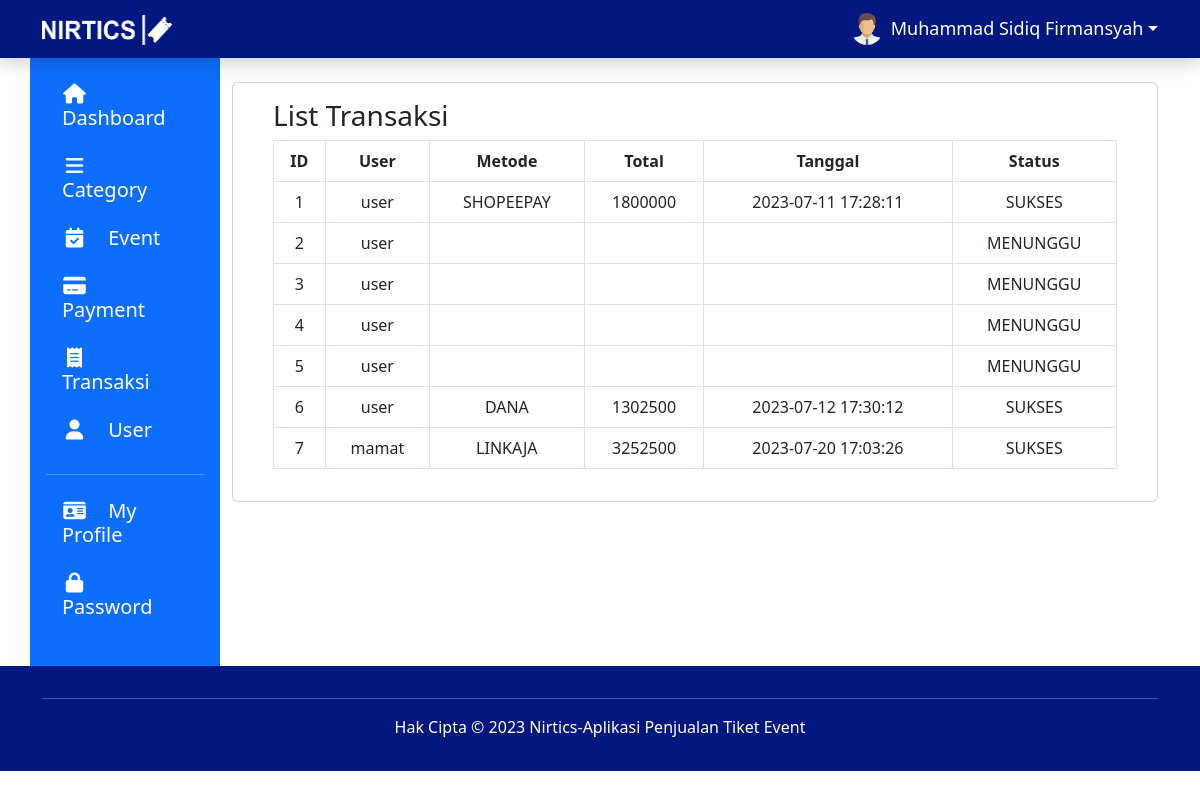
The page /admin/transaksi.php (signed in) on the database its author committed.
### tables this page shows
CREATE TABLE `user` (
  `id_user` int(5) NOT NULL,
  `fullname` varchar(100) NOT NULL,
  `username` varchar(100) NOT NULL,
  `email` varchar(100) NOT NULL,
  `no_hp` varchar(15) DEFAULT NULL,
  `foto` varchar(100) DEFAULT 'default.png',
  `password` varchar(100) NOT NULL,
  `date_join` datetime DEFAULT NULL,
  `level` enum('admin','user') DEFAULT NULL
);

CREATE TABLE `transaksi` (
  `id_transaksi` int(5) NOT NULL,
  `id_user` int(5) DEFAULT NULL,
  `id_metode` int(5) DEFAULT NULL,
  `tanggal` datetime DEFAULT NULL,
  `total` decimal(12,0) DEFAULT NULL,
  `status` enum('SUKSES','MENUNGGU','GAGAL') DEFAULT NULL
);

CREATE TABLE `metode_pembayaran` (
  `id_metode` int(5) NOT NULL,
  `nama` varchar(100) NOT NULL,
  `biaya` decimal(10,0) NOT NULL
);

### admin/transaksi.php (the view, shortened to what this page needs)
<?php
$id = $_SESSION['id'];
if (!empty($_SESSION['status'])) {
    include "layout/header.php";
?>
    <main>
        <div class="container" style="min-height: 76vh;">
            <div class="row" text-center mb-3>
                <?php include "sidebar.php" ?>
                <div class="col-lg-10 mt-4">
                    <?php
                    include "../lib/koneksi.php";
                    $sql = "SELECT * FROM transaksi left join user using(id_user) left join metode_pembayaran using(id_metode);";
                    $result = mysqli_query($link, $sql);
                    ?>
                    <div class="container">
                        <div class="row">
                            <div class="card">
                                <div class="card-body">
                                    <div class="container">
                                        <div class="row">
                                            <h3>List Transaksi</h3>
                                            <div class="col">
                                                <table class="table table-bordered">
                                                    <thead>
                                                        <tr class="text-center">
                                                            <th>ID</th>
                                                            <th>User</th>
                                                            <th>Metode</th>
                                                            <th>Total</th>
                                                            <th>Tanggal</th>
                                                            <th>Status</th>
                                                        </tr>
                                                    </thead>
                                                    <tbody>
                                                        <?php while ($row = mysqli_fetch_assoc($result)) { ?>
                                                            <tr class="text-center">
                                                                <td><?php echo $row['id_transaksi']; ?></td>
                                                                <td><?php echo $row['username']; ?></td>
                                                                <td><?php echo $row['nama']; ?></td>
                                                                <td><?php echo $row['total']; ?></td>
                                                                <td><?php echo $row['tanggal']; ?></td>
                                                                <td class="text-center"><?php echo $row['status'] ?></td>
                                                            </tr>
                                                        <?php } ?>
                                                    </tbody>
                                                </table>
                                            </div>
                                        </div>
                                    </div>
                                </div>
                            </div>
                        </div>
                    </div>
                </div>
            </div>
        </div>
    </main>
<?php
    include "layout/footer.php";
} else {
    header('Location: ../login.php');
}
?>

### admin/layout/header.php (shortened to what this page needs)
<!DOCTYPE html>
<html lang="en">
<head>
    <link rel="stylesheet" href="layout/stylesheet.css" type="text/css" />
    <link rel="stylesheet" link href="https://cdn.jsdelivr.net/npm/bootstrap@5.3.0/dist/css/bootstrap.min.css">
    <link rel="stylesheet" href="https://cdnjs.cloudflare.com/ajax/libs/font-awesome/6.4.0/css/all.min.css">
</head>
<body>
    <header>
        <?php include "../lib/koneksi.php";
        $query = mysqli_query($link, "SELECT * FROM user where id_user = '$id'");
        $data = mysqli_fetch_assoc($query);
        ?>
        <nav class="navbar navbar-expand-lg navbar-dark shadow">
            <div class="container">
                <a class="navbar-brand col-ms-3" href="dashboard.php">
                    <img src="../assets/logo.png" width="130" height="30">
                </a>
                <div class="collapse navbar-collapse justify-content-end" id="navbarNav">
                    <ul class="navbar-nav">
                        <li class="nav-item my-auto">
                            <div class="dropdown">
                                <a href="#" class="d-flex align-items-center text-white text-decoration-none dropdown-toggle" id="avatar" data-bs-toggle="dropdown" aria-expanded="false">
                                    <img src="../assets/<?php echo $data['foto'] ?>" alt="" width="32" height="32" class="rounded-circle me-2">
                                    <?php echo $data['fullname'] ?>
                                </a>
                            </div>
                        </li>
                    </ul>
                </div>
            </div>
        </nav>
    </header>

### admin/layout/stylesheet.css (style rules this page uses)
.navbar { background-color: #021780; font-size: large; font-weight: 400; }
.navbar .nav-item { padding-left: 1rem; }

### admin/layout/header.php (style rules this page uses)
body { font-family: 'Segoe UI', sans-serif; }

### rows shown on the page
user: foto (placeholder picture), fullname "Muhammad Sidiq Firmansyah"
transaksi: id_transaksi "1", id_user.username "user", id_metode.nama "SHOPEEPAY", total "1800000", tanggal "2023-07-11 17:28:11", status "SUKSES"
transaksi: id_transaksi "2", id_user.username "user", status "MENUNGGU"
transaksi: id_transaksi "3", id_user.username "user", status "MENUNGGU"
transaksi: id_transaksi "4", id_user.username "user", status "MENUNGGU"
transaksi: id_transaksi "5", id_user.username "user", status "MENUNGGU"
transaksi: id_transaksi "6", id_user.username "user", id_metode.nama "DANA", total "1302500", tanggal "2023-07-12 17:30:12", status "SUKSES"
transaksi: id_transaksi "7", id_user.username "mamat", id_metode.nama "LINKAJA", total "3252500", tanggal "2023-07-20 17:03:26", status "SUKSES"
